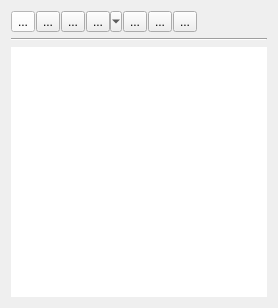
       <widget class="QWidget" name="Database">
        <attribute name="icon">
         <iconset resource="../icones.qrc">
          <normaloff>:/CC/Stocker/images/stocker/database.png</normaloff>:/CC/Stocker/images/stocker/database.png</iconset>
        </attribute>
        <attribute name="title">
         <string>Database</string>
        </attribute>
        <layout class="QVBoxLayout">
         <item>
          <layout class="QHBoxLayout" name="horizontalLayout">
           <property name="spacing">
            <number>1</number>
           </property>
           <item>
            <widget class="QToolButton" name="NewDatabaseToolButton">
             <property name="palette">
              <palette>
               <active>
                <colorrole role="WindowText">
                 <brush brushstyle="SolidPattern">
                  <color alpha="255">
                   <red>0</red>
                   <green>0</green>
                   <blue>0</blue>
                  </color>
                 </brush>
                </colorrole>
                <colorrole role="Button">
                 <brush brushstyle="SolidPattern">
                  <color alpha="255">
                   <red>255</red>
                   <green>255</green>
                   <blue>255</blue>
                  </color>
                 </brush>
                </colorrole>
                <colorrole role="Light">
                 <brush brushstyle="SolidPattern">
                  <color alpha="255">
                   <red>255</red>
                   <green>255</green>
                   <blue>255</blue>
                  </color>
                 </brush>
                </colorrole>
                <colorrole role="Midlight">
                 <brush brushstyle="SolidPattern">
                  <color alpha="255">
                   <red>255</red>
                   <green>255</green>
                   <blue>255</blue>
                  </color>
                 </brush>
                </colorrole>
                <colorrole role="Dark">
                 <brush brushstyle="SolidPattern">
                  <color alpha="255">
                   <red>127</red>
                   <green>127</green>
                   <blue>127</blue>
                  </color>
                 </brush>
                </colorrole>
                <colorrole role="Mid">
                 <brush brushstyle="SolidPattern">
                  <color alpha="255">
                   <red>170</red>
                   <green>170</green>
                   <blue>170</blue>
                  </color>
                 </brush>
                </colorrole>
                <colorrole role="Text">
                 <brush brushstyle="SolidPattern">
                  <color alpha="255">
                   <red>0</red>
                   <green>0</green>
                   <blue>0</blue>
                  </color>
                 </brush>
                </colorrole>
                <colorrole role="BrightText">
                 <brush brushstyle="SolidPattern">
                  <color alpha="255">
                   <red>255</red>
                   <green>255</green>
                   <blue>255</blue>
                  </color>
                 </brush>
                </colorrole>
                <colorrole role="ButtonText">
                 <brush brushstyle="SolidPattern">
                  <color alpha="255">
                   <red>0</red>
                   <green>0</green>
                   <blue>0</blue>
                  </color>
                 </brush>
                </colorrole>
                <colorrole role="Base">
                 <brush brushstyle="SolidPattern">
                  <color alpha="255">
                   <red>255</red>
                   <green>255</green>
                   <blue>255</blue>
                  </color>
                 </brush>
                </colorrole>
                <colorrole role="Window">
                 <brush brushstyle="SolidPattern">
                  <color alpha="255">
                   <red>255</red>
                   <green>255</green>
                   <blue>255</blue>
                  </color>
                 </brush>
                </colorrole>
                <colorrole role="Shadow">
                 <brush brushstyle="SolidPattern">
                  <color alpha="255">
                   <red>0</red>
                   <green>0</green>
                   <blue>0</blue>
                  </color>
                 </brush>
                </colorrole>
                <colorrole role="AlternateBase">
                 <brush brushstyle="SolidPattern">
                  <color alpha="255">
                   <red>255</red>
                   <green>255</green>
                   <blue>255</blue>
                  </color>
                 </brush>
                </colorrole>
                <colorrole role="ToolTipBase">
                 <brush brushstyle="SolidPattern">
                  <color alpha="255">
                   <red>255</red>
                   <green>255</green>
                   <blue>220</blue>
                  </color>
                 </brush>
                </colorrole>
                <colorrole role="ToolTipText">
                 <brush brushstyle="SolidPattern">
                  <color alpha="255">
                   <red>0</red>
                   <green>0</green>
                   <blue>0</blue>
                  </color>
                 </brush>
                </colorrole>
               </active>
               <inactive>
                <colorrole role="WindowText">
                 <brush brushstyle="SolidPattern">
                  <color alpha="255">
                   <red>0</red>
                   <green>0</green>
                   <blue>0</blue>
                  </color>
                 </brush>
                </colorrole>
                <colorrole role="Button">
                 <brush brushstyle="SolidPattern">
                  <color alpha="255">
                   <red>255</red>
                   <green>255</green>
                   <blue>255</blue>
                  </color>
                 </brush>
                </colorrole>
                <colorrole role="Light">
                 <brush brushstyle="SolidPattern">
                  <color alpha="255">
                   <red>255</red>
                   <green>255</green>
                   <blue>255</blue>
                  </color>
                 </brush>
                </colorrole>
                <colorrole role="Midlight">
                 <brush brushstyle="SolidPattern">
                  <color alpha="255">
                   <red>255</red>
                   <green>255</green>
                   <blue>255</blue>
                  </color>
                 </brush>
                </colorrole>
                <colorrole role="Dark">
                 <brush brushstyle="SolidPattern">
                  <color alpha="255">
                   <red>127</red>
                   <green>127</green>
                   <blue>127</blue>
                  </color>
                 </brush>
                </colorrole>
                <colorrole role="Mid">
                 <brush brushstyle="SolidPattern">
                  <color alpha="255">
                   <red>170</red>
                   <green>170</green>
                   <blue>170</blue>
                  </color>
                 </brush>
                </colorrole>
                <colorrole role="Text">
                 <brush brushstyle="SolidPattern">
                  <color alpha="255">
                   <red>0</red>
                   <green>0</green>
                   <blue>0</blue>
                  </color>
                 </brush>
                </colorrole>
                <colorrole role="BrightText">
                 <brush brushstyle="SolidPattern">
                  <color alpha="255">
                   <red>255</red>
                   <green>255</green>
                   <blue>255</blue>
                  </color>
                 </brush>
                </colorrole>
                <colorrole role="ButtonText">
                 <brush brushstyle="SolidPattern">
                  <color alpha="255">
                   <red>0</red>
                   <green>0</green>
                   <blue>0</blue>
                  </color>
                 </brush>
                </colorrole>
                <colorrole role="Base">
                 <brush brushstyle="SolidPattern">
                  <color alpha="255">
                   <red>255</red>
                   <green>255</green>
                   <blue>255</blue>
                  </color>
                 </brush>
                </colorrole>
                <colorrole role="Window">
                 <brush brushstyle="SolidPattern">
                  <color alpha="255">
                   <red>255</red>
                   <green>255</green>
                   <blue>255</blue>
                  </color>
                 </brush>
                </colorrole>
                <colorrole role="Shadow">
                 <brush brushstyle="SolidPattern">
                  <color alpha="255">
                   <red>0</red>
                   <green>0</green>
                   <blue>0</blue>
                  </color>
                 </brush>
                </colorrole>
                <colorrole role="AlternateBase">
                 <brush brushstyle="SolidPattern">
                  <color alpha="255">
                   <red>255</red>
                   <green>255</green>
                   <blue>255</blue>
                  </color>
                 </brush>
                </colorrole>
                <colorrole role="ToolTipBase">
                 <brush brushstyle="SolidPattern">
                  <color alpha="255">
                   <red>255</red>
                   <green>255</green>
                   <blue>220</blue>
                  </color>
                 </brush>
                </colorrole>
                <colorrole role="ToolTipText">
                 <brush brushstyle="SolidPattern">
                  <color alpha="255">
                   <red>0</red>
                   <green>0</green>
                   <blue>0</blue>
                  </color>
                 </brush>
                </colorrole>
               </inactive>
               <disabled>
                <colorrole role="WindowText">
                 <brush brushstyle="SolidPattern">
                  <color alpha="255">
                   <red>127</red>
                   <green>127</green>
                   <blue>127</blue>
                  </color>
                 </brush>
                </colorrole>
                <colorrole role="Button">
                 <brush brushstyle="SolidPattern">
                  <color alpha="255">
                   <red>255</red>
                   <green>255</green>
                   <blue>255</blue>
                  </color>
                 </brush>
                </colorrole>
                <colorrole role="Light">
                 <brush brushstyle="SolidPattern">
                  <color alpha="255">
                   <red>255</red>
                   <green>255</green>
                   <blue>255</blue>
                  </color>
                 </brush>
                </colorrole>
                <colorrole role="Midlight">
                 <brush brushstyle="SolidPattern">
                  <color alpha="255">
                   <red>255</red>
                   <green>255</green>
                   <blue>255</blue>
                  </color>
                 </brush>
                </colorrole>
                <colorrole role="Dark">
                 <brush brushstyle="SolidPattern">
                  <color alpha="255">
                   <red>127</red>
                   <green>127</green>
                   <blue>127</blue>
                  </color>
                 </brush>
                </colorrole>
                <colorrole role="Mid">
                 <brush brushstyle="SolidPattern">
                  <color alpha="255">
                   <red>170</red>
                   <green>170</green>
                   <blue>170</blue>
                  </color>
                 </brush>
                </colorrole>
                <colorrole role="Text">
                 <brush brushstyle="SolidPattern">
                  <color alpha="255">
                   <red>127</red>
                   <green>127</green>
                   <blue>127</blue>
                  </color>
                 </brush>
                </colorrole>
                <colorrole role="BrightText">
                 <brush brushstyle="SolidPattern">
                  <color alpha="255">
                   <red>255</red>
                   <green>255</green>
                   <blue>255</blue>
                  </color>
                 </brush>
                </colorrole>
                <colorrole role="ButtonText">
                 <brush brushstyle="SolidPattern">
                  <color alpha="255">
                   <red>127</red>
                   <green>127</green>
                   <blue>127</blue>
                  </color>
                 </brush>
                </colorrole>
                <colorrole role="Base">
                 <brush brushstyle="SolidPattern">
                  <color alpha="255">
                   <red>255</red>
                   <green>255</green>
                   <blue>255</blue>
                  </color>
                 </brush>
                </colorrole>
                <colorrole role="Window">
                 <brush brushstyle="SolidPattern">
                  <color alpha="255">
                   <red>255</red>
                   <green>255</green>
                   <blue>255</blue>
                  </color>
                 </brush>
                </colorrole>
                <colorrole role="Shadow">
                 <brush brushstyle="SolidPattern">
                  <color alpha="255">
                   <red>0</red>
                   <green>0</green>
                   <blue>0</blue>
                  </color>
                 </brush>
                </colorrole>
                <colorrole role="AlternateBase">
                 <brush brushstyle="SolidPattern">
                  <color alpha="255">
                   <red>255</red>
                   <green>255</green>
                   <blue>255</blue>
                  </color>
                 </brush>
                </colorrole>
                <colorrole role="ToolTipBase">
                 <brush brushstyle="SolidPattern">
                  <color alpha="255">
                   <red>255</red>
                   <green>255</green>
                   <blue>220</blue>
                  </color>
                 </brush>
                </colorrole>
                <colorrole role="ToolTipText">
                 <brush brushstyle="SolidPattern">
                  <color alpha="255">
                   <red>0</red>
                   <green>0</green>
                   <blue>0</blue>
                  </color>
                 </brush>
                </colorrole>
               </disabled>
              </palette>
             </property>
             <property name="toolTip">
              <string>create a new database</string>
             </property>
             <property name="statusTip">
              <string>create a new database</string>
             </property>
             <property name="autoFillBackground">
              <bool>false</bool>
             </property>
             <property name="text">
              <string>...</string>
             </property>
             <property name="icon">
              <iconset resource="../icones.qrc">
               <normaloff>:/CC/Stocker/images/stocker/createdatabase.png</normaloff>:/CC/Stocker/images/stocker/createdatabase.png</iconset>
             </property>
             <property name="iconSize">
              <size>
               <width>20</width>
               <height>20</height>
              </size>
             </property>
             <property name="popupMode">
              <enum>QToolButton::DelayedPopup</enum>
             </property>
             <property name="toolButtonStyle">
              <enum>Qt::ToolButtonIconOnly</enum>
             </property>
             <property name="autoRaise">
              <bool>false</bool>
             </property>
            </widget>
           </item>
           <item>
            <widget class="QToolButton" name="OpenDatabaseToolButton">
             <property name="toolTip">
              <string>Open an existing database</string>
             </property>
             <property name="statusTip">
              <string>Open an existing database</string>
             </property>
             <property name="text">
              <string>...</string>
             </property>
             <property name="icon">
              <iconset resource="../icones.qrc">
               <normaloff>:/CC/Stocker/images/stocker/databaseload.png</normaloff>:/CC/Stocker/images/stocker/databaseload.png</iconset>
             </property>
             <property name="iconSize">
              <size>
               <width>20</width>
               <height>20</height>
              </size>
             </property>
            </widget>
           </item>
           <item>
            <widget class="QToolButton" name="SaveDatabaseToolButton">
             <property name="text">
              <string>...</string>
             </property>
             <property name="icon">
              <iconset resource="../icones.qrc">
               <normaloff>:/CC/Stocker/images/stocker/databasesave.png</normaloff>:/CC/Stocker/images/stocker/databasesave.png</iconset>
             </property>
             <property name="iconSize">
              <size>
               <width>20</width>
               <height>20</height>
              </size>
             </property>
            </widget>
           </item>
           <item>
            <widget class="QToolButton" name="ImportDataToolButton">
             <property name="toolTip">
              <string>import data</string>
             </property>
             <property name="statusTip">
              <string>import data</string>
             </property>
             <property name="text">
              <string>...</string>
             </property>
             <property name="icon">
              <iconset resource="../icones.qrc">
               <normaloff>:/CC/Stocker/images/stocker/importdatabase.png</normaloff>:/CC/Stocker/images/stocker/importdatabase.png</iconset>
             </property>
             <property name="iconSize">
              <size>
               <width>20</width>
               <height>20</height>
              </size>
             </property>
             <property name="popupMode">
              <enum>QToolButton::MenuButtonPopup</enum>
             </property>
            </widget>
           </item>
           <item>
            <widget class="QToolButton" name="createBuildingProjectToolButton">
             <property name="toolTip">
              <string>create building reconstruction project from selection</string>
             </property>
             <property name="statusTip">
              <string>create building reconstruction project from selection</string>
             </property>
             <property name="text">
              <string>...</string>
             </property>
             <property name="icon">
              <iconset resource="../icones.qrc">
               <normaloff>:/CC/Stocker/images/stocker/buildingblack.png</normaloff>:/CC/Stocker/images/stocker/buildingblack.png</iconset>
             </property>
             <property name="iconSize">
              <size>
               <width>20</width>
               <height>20</height>
              </size>
             </property>
            </widget>
           </item>
           <item>
            <widget class="QToolButton" name="EditDatabaseToolButton">
             <property name="toolTip">
              <string>database settings</string>
             </property>
             <property name="statusTip">
              <string>database settings</string>
             </property>
             <property name="text">
              <string>...</string>
             </property>
             <property name="icon">
              <iconset resource="../icones.qrc">
               <normaloff>:/CC/Stocker/images/stocker/setting.png</normaloff>:/CC/Stocker/images/stocker/setting.png</iconset>
             </property>
             <property name="iconSize">
              <size>
               <width>20</width>
               <height>20</height>
              </size>
             </property>
            </widget>
           </item>
           <item>
            <widget class="QToolButton" name="loadSubstanceToolButton">
             <property name="toolTip">
              <string>load substance - original points, etc.</string>
             </property>
             <property name="text">
              <string>...</string>
             </property>
             <property name="icon">
              <iconset resource="../icones.qrc">
               <normaloff>:/CC/Stocker/images/stocker/pointon.png</normaloff>:/CC/Stocker/images/stocker/pointon.png</iconset>
             </property>
             <property name="iconSize">
              <size>
               <width>20</width>
               <height>20</height>
              </size>
             </property>
            </widget>
           </item>
           <item>
            <spacer name="horizontalSpacer">
             <property name="orientation">
              <enum>Qt::Horizontal</enum>
             </property>
             <property name="sizeHint" stdset="0">
              <size>
               <width>40</width>
               <height>20</height>
              </size>
             </property>
            </spacer>
           </item>
          </layout>
         </item>
         <item>
          <widget class="Line" name="line">
           <property name="orientation">
            <enum>Qt::Horizontal</enum>
           </property>
          </widget>
         </item>
         <item>
          <widget class="ccCustomQTreeView" name="dbMainTreeView">
           <property name="minimumSize">
            <size>
             <width>150</width>
             <height>250</height>
            </size>
           </property>
           <property name="styleSheet">
            <string notr="true">QTreeView::branch:has-siblings:!adjoins-item {
    border-image: url(:/CC/images/QTreeView/vline.png) 0;
}

QTreeView::branch:has-siblings:adjoins-item {
    border-image: url(:/CC/images/QTreeView/branch-more.png) 0;
}

QTreeView::branch:!has-children:!has-siblings:adjoins-item {
    border-image: url(:/CC/images/QTreeView/branch-end.png) 0;
}

QTreeView::branch:has-children:!has-siblings:closed,
QTreeView::branch:closed:has-children:has-siblings {
        border-image: none;
        image: url(:/CC/images/QTreeView/branch-closed.png);
}

QTreeView::branch:open:has-children:!has-siblings,
QTreeView::branch:open:has-children:has-siblings  {
        border-image: none;
        image: url(:/CC/images/QTreeView/branch-open.png);
}</string>
           </property>
           <property name="frameShape">
            <enum>QFrame::NoFrame</enum>
           </property>
           <property name="frameShadow">
            <enum>QFrame::Plain</enum>
           </property>
           <property name="dragEnabled">
            <bool>true</bool>
           </property>
           <property name="dragDropMode">
            <enum>QAbstractItemView::InternalMove</enum>
           </property>
           <property name="selectionMode">
            <enum>QAbstractItemView::ExtendedSelection</enum>
           </property>
           <property name="uniformRowHeights">
            <bool>true</bool>
           </property>
          </widget>
         </item>
        </layout>
       </widget>
